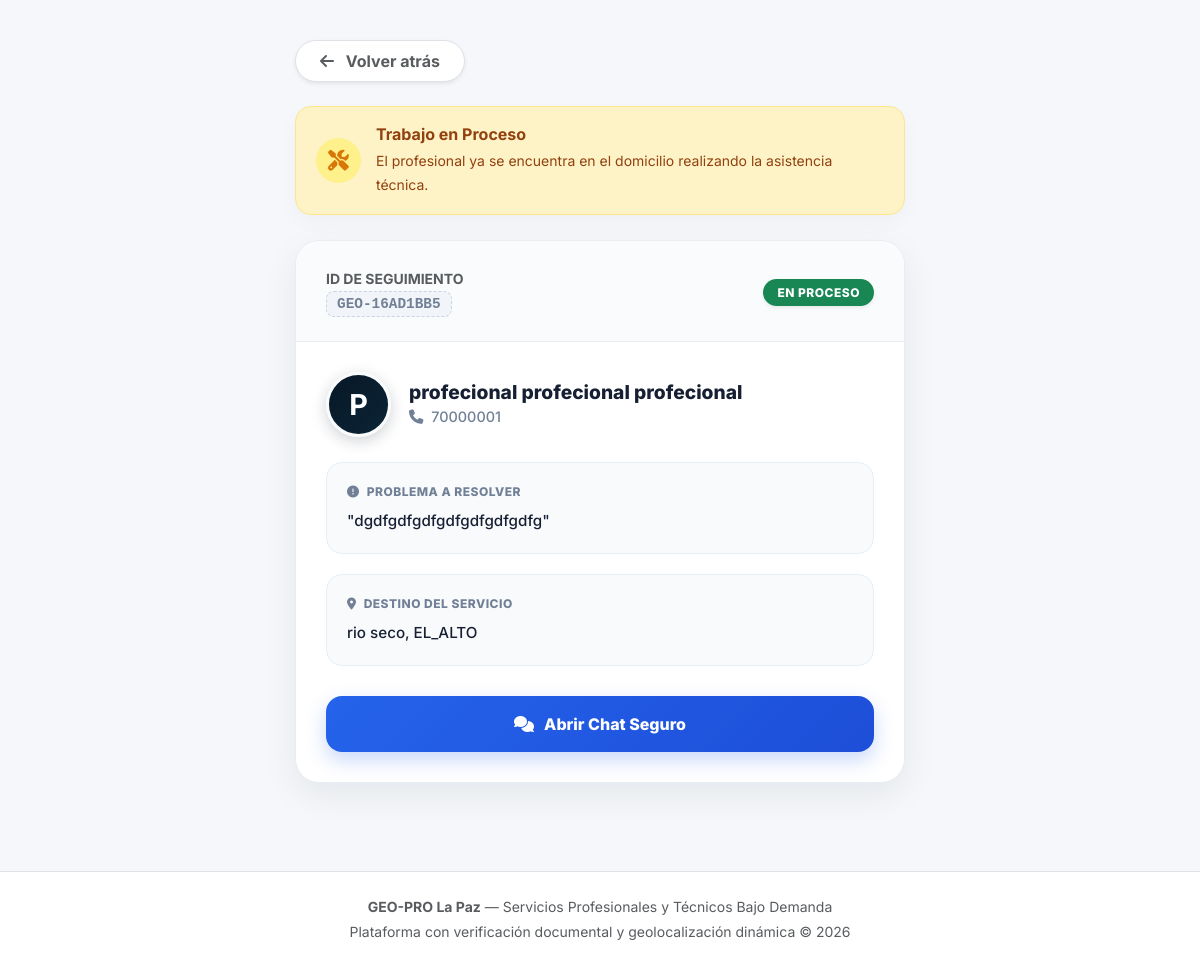
The app's page /public/solicitud/detalle/5 (signed in), older data.
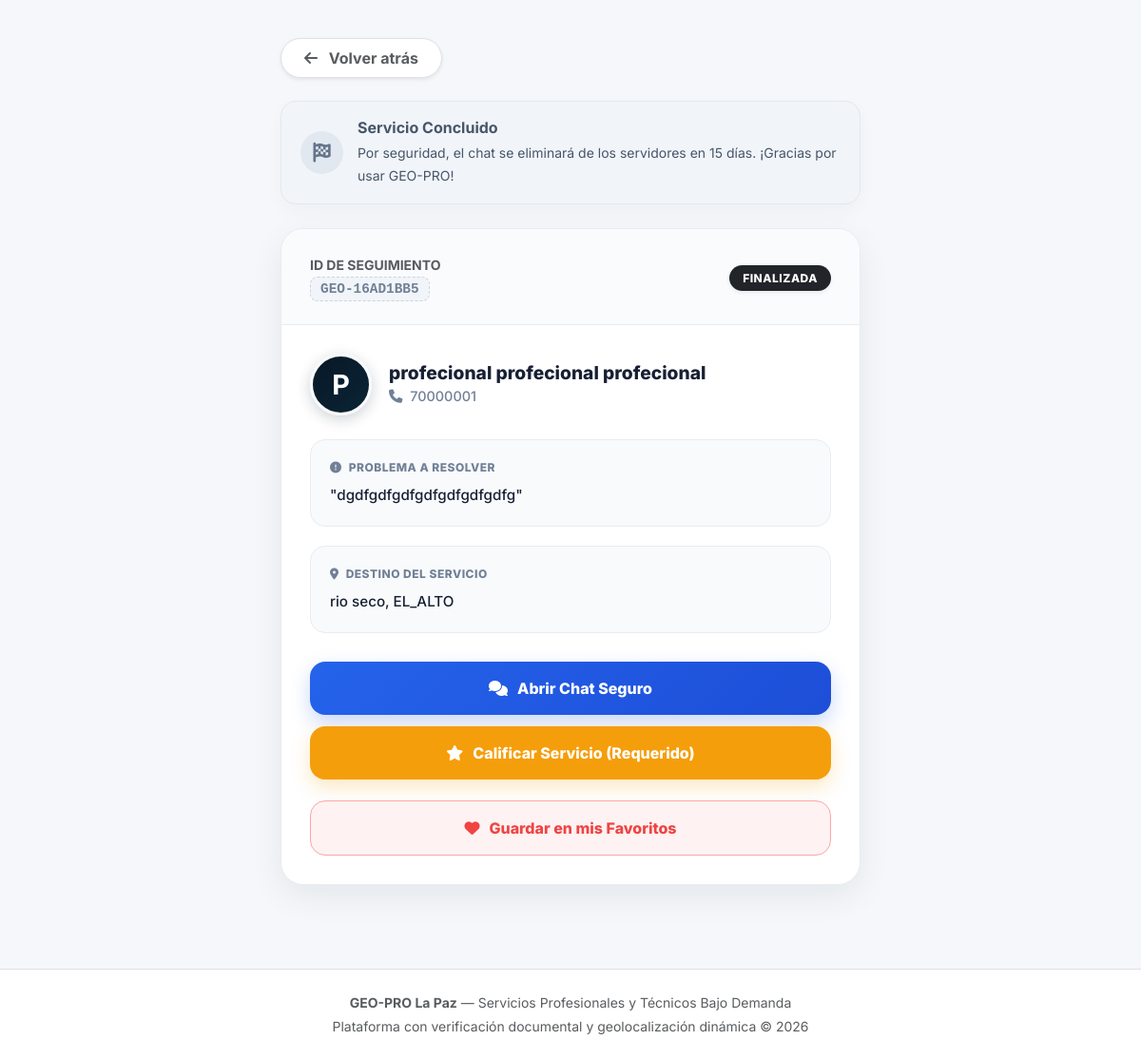
The same page, newer data.
### tables this page shows
CREATE TABLE `solicitudes_servicio` (
  `id_solicitud` int(11) NOT NULL,
  `codigo_seguimiento` varchar(20) NOT NULL,
  `id_cliente` int(11) NOT NULL,
  `id_profesional` int(11) NOT NULL,
  `descripcion_problema` text NOT NULL,
  `direccion_servicio` varchar(255) NOT NULL,
  `macrodistrito` enum('ZONA_SUR','SOPOCACHI','CENTRO','MIRAFLORES','SAN_PEDRO','COTAHUMA','PERIFERICA','EL_ALTO') NOT NULL,
  `zona` varchar(100) NOT NULL,
  `latitud_destino` decimal(10,8) NOT NULL,
  `longitud_destino` decimal(11,8) NOT NULL,
  `estado_servicio` enum('PENDIENTE','ACEPTADA','EN_CAMINO','EN_PROCESO','FINALIZADA','CANCELADA') NOT NULL DEFAULT 'PENDIENTE',
  `precio_acordado` decimal(10,2) DEFAULT NULL,
  `tiempo_estimado_llegada_min` int(11) DEFAULT NULL,
  `motivo_cancelacion` varchar(255) DEFAULT NULL,
  `fecha_solicitud` timestamp NOT NULL DEFAULT current_timestamp(),
  `fecha_inicio_atencion` timestamp NULL DEFAULT NULL,
  `fecha_finalizacion` timestamp NULL DEFAULT NULL
);

CREATE TABLE `usuarios` (
  `id_usuario` int(11) NOT NULL,
  `id_rol` int(11) NOT NULL,
  `nombre` varchar(100) NOT NULL,
  `apellido` varchar(100) NOT NULL,
  `correo` varchar(120) NOT NULL,
  `celular` varchar(20) NOT NULL,
  `password` varchar(255) NOT NULL,
  `foto_perfil` varchar(255) DEFAULT NULL,
  `estado` enum('ACTIVO','INACTIVO','BLOQUEADO') NOT NULL DEFAULT 'ACTIVO',
  `token_recuperacion` varchar(255) DEFAULT NULL,
  `fecha_registro` timestamp NOT NULL DEFAULT current_timestamp()
);

### app/controllers/SolicitudController.php (called while the page is built, shortened)
<?php
class SolicitudController extends Controller {
    private Solicitud $solicitudModel;
    public function __construct() {
        $this->solicitudModel = new Solicitud();
    }
    public function detalle($idSolicitud = null) {
        $solicitud = $this->solicitudModel->obtenerPorId((int) $idSolicitud);
        $this->view('cliente/solicitud_detalle', [
            'titulo'    => 'GEO-PRO | Solicitud ' . $solicitud['codigo_seguimiento'],
            'solicitud' => $solicitud
        ]);
    }
}

### public/index.php (called while the page is built, shortened)
<?php
require_once '../app/config/Database.php';
spl_autoload_register(function ($clase) {
    $directorios = [
        '../core/',
        '../app/controllers/',
        '../app/models/',
        '../app/config/'
    ];
    foreach ($directorios as $dir) {
        $archivo = $dir . $clase . '.php';
        if (file_exists($archivo)) {
            return;
        }
    }
});
$app = new Router();
$app->run();

### app/config/Database.php (called while the page is built)
<?php
class Database {
    private static ?Database $instance = null;
    private ?PDO $conn = null;
    private function __construct() {
        try {
            $dsn = "mysql:host=" . DB_HOST . ";port=" . DB_PORT . ";dbname=" . DB_NAME . ";charset=" . DB_CHARSET;
            $options = [
                PDO::ATTR_ERRMODE            => PDO::ERRMODE_EXCEPTION,
                PDO::ATTR_DEFAULT_FETCH_MODE => PDO::FETCH_ASSOC,
                PDO::ATTR_EMULATE_PREPARES   => false,
                PDO::ATTR_TIMEOUT            => 10,
            ];
            $this->conn = new PDO($dsn, DB_USER, DB_PASS, $options);
            $this->conn->exec("SET SESSION innodb_lock_wait_timeout = 10");
            $this->conn->exec("SET SESSION wait_timeout = 30");
        } catch (PDOException $e) {
            die("Error crítico de conexión a la base de datos: " . $e->getMessage());
        }
    }
    public static function getInstance(): Database {
        if (self::$instance === null) {
            self::$instance = new Database();
        }
        return self::$instance;
    }
    public function getConnection(): PDO {
        return $this->conn;
    }
}

### app/models/Solicitud.php (called while the page is built, shortened)
<?php
class Solicitud {
    private PDO $db;
    public function __construct() {
        $this->db = Database::getInstance()->getConnection();
    }
    public function obtenerPorId(int $idSolicitud): ?array {
        $stmt = $this->db->prepare("
            SELECT s.*,
                   uc.nombre AS cliente_nombre, uc.apellido AS cliente_apellido, uc.celular AS cliente_celular,
                   up.nombre AS prof_nombre, up.apellido AS prof_apellido, up.celular AS prof_celular
            FROM solicitudes_servicio s
            INNER JOIN clientes cl ON s.id_cliente = cl.id_cliente
            INNER JOIN usuarios uc ON cl.id_usuario = uc.id_usuario
            INNER JOIN profesionales p ON s.id_profesional = p.id_profesional
            INNER JOIN usuarios up ON p.id_usuario = up.id_usuario
            WHERE s.id_solicitud = :id
            LIMIT 1
        ");
        $stmt->execute([':id' => $idSolicitud]);
        $res = $stmt->fetch();
        return $res ?: null;
    }
}

### app/models/Calificacion.php (called while the page is built, shortened)
<?php
class Calificacion {
    private PDO $db;
    public function __construct() {
        $this->db = Database::getInstance()->getConnection();
    }
    public function yaCalificada(int $idSolicitud): bool {
        $stmt = $this->db->prepare("SELECT id_calificacion FROM calificaciones WHERE id_solicitud = :id LIMIT 1");
        $stmt->execute([':id' => $idSolicitud]);
        return (bool) $stmt->fetch();
    }
}

### app/views/cliente/solicitud_detalle.php (the view, shortened to what the changed rows need)
<?php require_once "../app/views/layouts/header.php"; ?>
<div class="tracking-wrapper">
    <a href="javascript:history.back()" class="btn btn-light rounded-pill border shadow-sm mb-4 fw-bold text-muted px-4 py-2" style="background:#fff;">
        <i class="fa-solid fa-arrow-left me-2"></i> Volver atrás
    </a>
    <?php if ($solicitud['estado_servicio'] === 'EN_CAMINO'): ?>
        <div class="geo-alert alert-way">
            <div class="geo-alert-icon"><i class="fa-solid fa-motorcycle fa-fade"></i></div>
            <div>
                <h6 class="fw-bold mb-1 m-0">Profesional en Camino</h6>
                <span class="small">
                    <?= !empty($solicitud['tiempo_estimado_llegada_min']) ? "Tiempo estimado de llegada: <strong>{$solicitud['tiempo_estimado_llegada_min']} minutos</strong>." : "El profesional se dirige a tu ubicación." ?>
                </span>
            </div>
        </div>
    <?php elseif ($solicitud['estado_servicio'] === 'EN_PROCESO'): ?>
        <div class="geo-alert alert-process">
            <div class="geo-alert-icon"><i class="fa-solid fa-screwdriver-wrench fa-bounce"></i></div>
            <div>
                <h6 class="fw-bold mb-1 m-0">Trabajo en Proceso</h6>
                <span class="small">El profesional ya se encuentra en el domicilio realizando la asistencia técnica.</span>
            </div>
        </div>
    <?php elseif ($solicitud['estado_servicio'] === 'FINALIZADA'): ?>
        <div class="geo-alert alert-finished">
            <div class="geo-alert-icon"><i class="fa-solid fa-flag-checkered"></i></div>
            <div>
                <h6 class="fw-bold mb-1 m-0">Servicio Concluido</h6>
                <span class="small">Por seguridad, el chat se eliminará de los servidores en 15 días. ¡Gracias por usar GEO-PRO!</span>
            </div>
        </div>
    <?php endif; ?>
    <div class="detail-card">
        <div class="detail-header">
            <div>
                <span class="text-muted small fw-bold">ID DE SEGUIMIENTO</span><br>
                <span class="solicitud-code"><?= htmlspecialchars($solicitud['codigo_seguimiento']) ?></span>
            </div>
            <div>
                <?php
                    $estado = $solicitud['estado_servicio'];
                    $color = 'bg-secondary';
                    if($estado === 'EN_PROCESO') $color = 'bg-success text-white';
                    if($estado === 'FINALIZADA') $color = 'bg-dark text-white';
                ?>
                <span class="badge-status <?= $color ?> shadow-sm"><?= str_replace('_', ' ', $estado) ?></span>
            </div>
        </div>
        <div class="detail-body">
            <div class="prof-block">
                <div class="prof-avatar"><?= strtoupper(substr($solicitud['prof_nombre'] ?? 'P', 0, 1)) ?></div>
                <div>
                    <h5 class="prof-name"><?= htmlspecialchars($solicitud['prof_nombre'] . ' ' . $solicitud['prof_apellido']) ?></h5>
                    <p class="prof-phone"><i class="fa-solid fa-phone me-1"></i> <?= htmlspecialchars($solicitud['prof_celular']) ?></p>
                </div>
            </div>
            <div class="info-box">
                <span class="info-label"><i class="fa-solid fa-circle-exclamation me-1"></i> Problema a resolver</span>
                <p class="info-text">"<?= nl2br(htmlspecialchars($solicitud['descripcion_problema'])) ?>"</p>
            </div>
            <div class="info-box" style="margin-bottom: 0;">
                <span class="info-label"><i class="fa-solid fa-location-dot me-1"></i> Destino del Servicio</span>
                <p class="info-text"><?= htmlspecialchars($solicitud['direccion_servicio']) ?>, <?= htmlspecialchars($solicitud['zona']) ?></p>
            </div>
            <div class="action-grid">
                <?php if (!in_array($solicitud['estado_servicio'], ['CANCELADA'], true)): ?>
                    <a href="<?= BASE_URL ?>/chat/ver/<?= $solicitud['id_solicitud'] ?>" class="btn-geo btn-chat">
                        <i class="fa-solid fa-comments"></i> Abrir Chat Seguro
                    </a>
                <?php endif; ?>
                <?php if ($solicitud['estado_servicio'] === 'FINALIZADA' && in_array((int)$_SESSION['role_id'], [3, 4])): ?>
                    <?php
                        require_once "../app/models/Calificacion.php";
                        $calModel = new Calificacion();
                        $yaCalifico = $calModel->yaCalificada($solicitud['id_solicitud']);
                    ?>
                    <?php if (!$yaCalifico): ?>
                        <a href="<?= BASE_URL ?>/solicitud/calificar/<?= $solicitud['id_solicitud'] ?>" class="btn-geo btn-rate" style="animation: pulse 2s infinite; background: #f59e0b; color: white;">
                            <i class="fa-solid fa-star"></i> Calificar Servicio (Requerido)
                        </a>
                    <?php else: ?>
                        <button class="btn-geo" disabled style="background:#f8fafc; color:#10b981; border: 2px solid #10b981; cursor:not-allowed;">
                            <i class="fa-solid fa-check-double"></i> Servicio Calificado
                        </button>
                    <?php endif; ?>
                    <a href="<?= BASE_URL ?>/cliente/agregarFavorito/<?= $solicitud['id_profesional'] ?>" class="btn-geo" style="background:#fef2f2; color:#ef4444; border: 1px solid #fca5a5; margin-top: 10px;">
                        <i class="fa-solid fa-heart"></i> Guardar en mis Favoritos
                    </a>
                <?php endif; ?>
            </div>
        </div>
    </div>
</div>
<?php require_once "../app/views/layouts/footer.php"; ?>

Row changes from the older to the newer data that the page shows:
changed solicitudes_servicio "dgdfgdfgdfgdfgdfgdfgdfg": estado_servicio "EN PROCESO" → "FINALIZADA"
Text that changed along with them:
text no longer shown: "Trabajo en Proceso El profesional ya se encuentra en el domicilio realizando la asistencia técnica."
text now shown: "Servicio Concluido Por seguridad, el chat se eliminará de los servidores en 15 días. ¡Gracias por usar GEO-PRO! Calificar Servicio (Requerido) Guardar en mis Favoritos"
